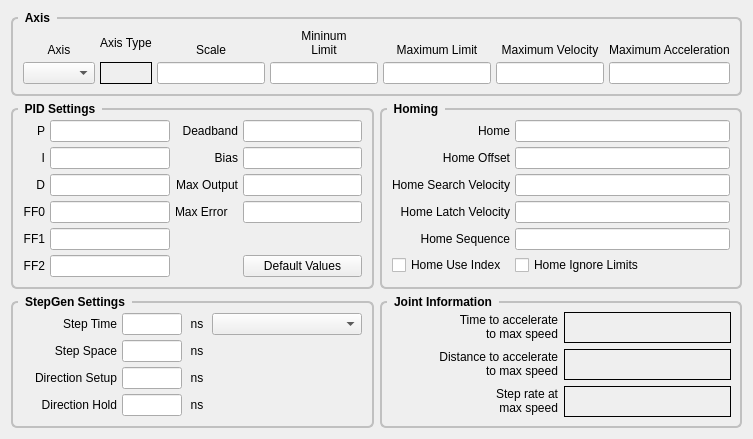
          <widget class="QWidget" name="joint0tab">
           <attribute name="title">
            <string>Joint 0</string>
           </attribute>
           <layout class="QGridLayout" name="gridLayout_2">
            <item row="0" column="0" colspan="2">
             <widget class="QGroupBox" name="jointAxisGroup_0">
              <property name="sizePolicy">
               <sizepolicy hsizetype="Preferred" vsizetype="Preferred">
                <horstretch>0</horstretch>
                <verstretch>0</verstretch>
               </sizepolicy>
              </property>
              <property name="styleSheet">
               <string notr="true">QGroupBox {
    font: bold;
    border: 2px solid silver;
    border-radius: 6px;
    margin-top: 6px;
}

QGroupBox::title {
    subcontrol-origin: margin;
    left: 7px;
    padding: 0px 5px 0px 5px;
}</string>
              </property>
              <property name="title">
               <string>Axis</string>
              </property>
              <layout class="QGridLayout" name="gridLayout_4">
               <property name="margin">
                <number>10</number>
               </property>
               <property name="spacing">
                <number>5</number>
               </property>
               <item row="1" column="1">
                <widget class="QLabel" name="axisType_0">
                 <property name="frameShape">
                  <enum>QFrame::Box</enum>
                 </property>
                 <property name="text">
                  <string/>
                 </property>
                </widget>
               </item>
               <item row="1" column="7">
                <widget class="QLineEdit" name="maxAccel_0">
                 <property name="alignment">
                  <set>Qt::AlignRight|Qt::AlignTrailing|Qt::AlignVCenter</set>
                 </property>
                </widget>
               </item>
               <item row="1" column="0">
                <widget class="QComboBox" name="axisCB_0"/>
               </item>
               <item row="0" column="4">
                <widget class="QLabel" name="label_62">
                 <property name="text">
                  <string>&lt;html&gt;&lt;head/&gt;&lt;body&gt;&lt;p&gt;Mininum&lt;br/&gt;Limit&lt;/p&gt;&lt;/body&gt;&lt;/html&gt;</string>
                 </property>
                 <property name="alignment">
                  <set>Qt::AlignBottom|Qt::AlignHCenter</set>
                 </property>
                 <property name="wordWrap">
                  <bool>true</bool>
                 </property>
                </widget>
               </item>
               <item row="0" column="0">
                <widget class="QLabel" name="label_43">
                 <property name="text">
                  <string>Axis</string>
                 </property>
                 <property name="alignment">
                  <set>Qt::AlignBottom|Qt::AlignHCenter</set>
                 </property>
                </widget>
               </item>
               <item row="1" column="4">
                <widget class="QLineEdit" name="minLimit_0">
                 <property name="alignment">
                  <set>Qt::AlignRight|Qt::AlignTrailing|Qt::AlignVCenter</set>
                 </property>
                </widget>
               </item>
               <item row="1" column="5">
                <widget class="QLineEdit" name="maxLimit_0">
                 <property name="alignment">
                  <set>Qt::AlignRight|Qt::AlignTrailing|Qt::AlignVCenter</set>
                 </property>
                </widget>
               </item>
               <item row="0" column="5">
                <widget class="QLabel" name="label_67">
                 <property name="text">
                  <string>Maximum Limit</string>
                 </property>
                 <property name="textFormat">
                  <enum>Qt::AutoText</enum>
                 </property>
                 <property name="alignment">
                  <set>Qt::AlignBottom|Qt::AlignHCenter</set>
                 </property>
                 <property name="wordWrap">
                  <bool>true</bool>
                 </property>
                </widget>
               </item>
               <item row="0" column="6">
                <widget class="QLabel" name="label_72">
                 <property name="text">
                  <string>Maximum Velocity</string>
                 </property>
                 <property name="alignment">
                  <set>Qt::AlignBottom|Qt::AlignHCenter</set>
                 </property>
                 <property name="wordWrap">
                  <bool>true</bool>
                 </property>
                </widget>
               </item>
               <item row="1" column="6">
                <widget class="QLineEdit" name="maxVelocity_0">
                 <property name="alignment">
                  <set>Qt::AlignRight|Qt::AlignTrailing|Qt::AlignVCenter</set>
                 </property>
                </widget>
               </item>
               <item row="0" column="2">
                <widget class="QLabel" name="label_45">
                 <property name="text">
                  <string>Scale</string>
                 </property>
                 <property name="alignment">
                  <set>Qt::AlignBottom|Qt::AlignHCenter</set>
                 </property>
                </widget>
               </item>
               <item row="0" column="7">
                <widget class="QLabel" name="label_73">
                 <property name="text">
                  <string>Maximum Acceleration</string>
                 </property>
                 <property name="alignment">
                  <set>Qt::AlignBottom|Qt::AlignHCenter</set>
                 </property>
                 <property name="wordWrap">
                  <bool>true</bool>
                 </property>
                </widget>
               </item>
               <item row="0" column="1">
                <widget class="QLabel" name="label_4">
                 <property name="text">
                  <string>Axis Type</string>
                 </property>
                </widget>
               </item>
               <item row="1" column="2">
                <widget class="QLineEdit" name="scale_0"/>
               </item>
              </layout>
             </widget>
            </item>
            <item row="1" column="0">
             <widget class="QGroupBox" name="groupBox_2">
              <property name="styleSheet">
               <string notr="true">QGroupBox {
    font: bold;
    border: 2px solid silver;
    border-radius: 6px;
    margin-top: 6px;
}

QGroupBox::title {
    subcontrol-origin: margin;
    left: 7px;
    padding: 0px 5px 0px 5px;
}</string>
              </property>
              <property name="title">
               <string>PID Settings</string>
              </property>
              <layout class="QGridLayout" name="gridLayout">
               <property name="margin">
                <number>10</number>
               </property>
               <property name="spacing">
                <number>5</number>
               </property>
               <item row="0" column="0">
                <widget class="QLabel" name="label_215">
                 <property name="text">
                  <string>P</string>
                 </property>
                 <property name="alignment">
                  <set>Qt::AlignRight|Qt::AlignTrailing|Qt::AlignVCenter</set>
                 </property>
                </widget>
               </item>
               <item row="0" column="1">
                <widget class="QLineEdit" name="p_0">
                 <property name="text">
                  <string/>
                 </property>
                 <property name="alignment">
                  <set>Qt::AlignRight|Qt::AlignTrailing|Qt::AlignVCenter</set>
                 </property>
                </widget>
               </item>
               <item row="0" column="2">
                <widget class="QLabel" name="label_214">
                 <property name="text">
                  <string>Deadband</string>
                 </property>
                 <property name="alignment">
                  <set>Qt::AlignRight|Qt::AlignTrailing|Qt::AlignVCenter</set>
                 </property>
                </widget>
               </item>
               <item row="0" column="3">
                <widget class="QLineEdit" name="deadband_0">
                 <property name="text">
                  <string/>
                 </property>
                 <property name="alignment">
                  <set>Qt::AlignRight|Qt::AlignTrailing|Qt::AlignVCenter</set>
                 </property>
                </widget>
               </item>
               <item row="1" column="0">
                <widget class="QLabel" name="label_216">
                 <property name="text">
                  <string>I</string>
                 </property>
                 <property name="alignment">
                  <set>Qt::AlignRight|Qt::AlignTrailing|Qt::AlignVCenter</set>
                 </property>
                </widget>
               </item>
               <item row="1" column="1">
                <widget class="QLineEdit" name="i_0">
                 <property name="text">
                  <string/>
                 </property>
                 <property name="alignment">
                  <set>Qt::AlignRight|Qt::AlignTrailing|Qt::AlignVCenter</set>
                 </property>
                </widget>
               </item>
               <item row="1" column="2">
                <widget class="QLabel" name="label_221">
                 <property name="text">
                  <string>Bias</string>
                 </property>
                 <property name="alignment">
                  <set>Qt::AlignRight|Qt::AlignTrailing|Qt::AlignVCenter</set>
                 </property>
                </widget>
               </item>
               <item row="1" column="3">
                <widget class="QLineEdit" name="bias_0">
                 <property name="text">
                  <string/>
                 </property>
                 <property name="alignment">
                  <set>Qt::AlignRight|Qt::AlignTrailing|Qt::AlignVCenter</set>
                 </property>
                </widget>
               </item>
               <item row="2" column="0">
                <widget class="QLabel" name="label_217">
                 <property name="text">
                  <string>D</string>
                 </property>
                 <property name="alignment">
                  <set>Qt::AlignRight|Qt::AlignTrailing|Qt::AlignVCenter</set>
                 </property>
                </widget>
               </item>
               <item row="2" column="1">
                <widget class="QLineEdit" name="d_0">
                 <property name="text">
                  <string/>
                 </property>
                 <property name="alignment">
                  <set>Qt::AlignRight|Qt::AlignTrailing|Qt::AlignVCenter</set>
                 </property>
                </widget>
               </item>
               <item row="2" column="2">
                <widget class="QLabel" name="label_222">
                 <property name="text">
                  <string>Max Output</string>
                 </property>
                 <property name="alignment">
                  <set>Qt::AlignRight|Qt::AlignTrailing|Qt::AlignVCenter</set>
                 </property>
                </widget>
               </item>
               <item row="2" column="3">
                <widget class="QLineEdit" name="maxOutput_0">
                 <property name="text">
                  <string/>
                 </property>
                 <property name="alignment">
                  <set>Qt::AlignRight|Qt::AlignTrailing|Qt::AlignVCenter</set>
                 </property>
                </widget>
               </item>
               <item row="3" column="0">
                <widget class="QLabel" name="label_218">
                 <property name="text">
                  <string>FF0</string>
                 </property>
                 <property name="alignment">
                  <set>Qt::AlignRight|Qt::AlignTrailing|Qt::AlignVCenter</set>
                 </property>
                </widget>
               </item>
               <item row="3" column="1">
                <widget class="QLineEdit" name="ff0_0">
                 <property name="text">
                  <string/>
                 </property>
                 <property name="alignment">
                  <set>Qt::AlignRight|Qt::AlignTrailing|Qt::AlignVCenter</set>
                 </property>
                </widget>
               </item>
               <item row="4" column="0">
                <widget class="QLabel" name="label_219">
                 <property name="text">
                  <string>FF1</string>
                 </property>
                 <property name="alignment">
                  <set>Qt::AlignRight|Qt::AlignTrailing|Qt::AlignVCenter</set>
                 </property>
                </widget>
               </item>
               <item row="4" column="1">
                <widget class="QLineEdit" name="ff1_0">
                 <property name="text">
                  <string/>
                 </property>
                 <property name="alignment">
                  <set>Qt::AlignRight|Qt::AlignTrailing|Qt::AlignVCenter</set>
                 </property>
                </widget>
               </item>
               <item row="5" column="0">
                <widget class="QLabel" name="label_220">
                 <property name="text">
                  <string>FF2</string>
                 </property>
                 <property name="alignment">
                  <set>Qt::AlignRight|Qt::AlignTrailing|Qt::AlignVCenter</set>
                 </property>
                </widget>
               </item>
               <item row="5" column="1">
                <widget class="QLineEdit" name="ff2_0">
                 <property name="text">
                  <string/>
                 </property>
                 <property name="alignment">
                  <set>Qt::AlignRight|Qt::AlignTrailing|Qt::AlignVCenter</set>
                 </property>
                </widget>
               </item>
               <item row="5" column="3">
                <widget class="QPushButton" name="pidDefault_0">
                 <property name="text">
                  <string>Default Values</string>
                 </property>
                </widget>
               </item>
               <item row="3" column="2">
                <widget class="QLabel" name="label_183">
                 <property name="text">
                  <string>Max Error</string>
                 </property>
                </widget>
               </item>
               <item row="3" column="3">
                <widget class="QLineEdit" name="maxError_0">
                 <property name="alignment">
                  <set>Qt::AlignRight|Qt::AlignTrailing|Qt::AlignVCenter</set>
                 </property>
                </widget>
               </item>
              </layout>
             </widget>
            </item>
            <item row="1" column="1">
             <widget class="QGroupBox" name="groupBox_3">
              <property name="styleSheet">
               <string notr="true">QGroupBox {
    font: bold;
    border: 2px solid silver;
    border-radius: 6px;
    margin-top: 6px;
}

QGroupBox::title {
    subcontrol-origin: margin;
    left: 7px;
    padding: 0px 5px 0px 5px;
}</string>
              </property>
              <property name="title">
               <string>Homing</string>
              </property>
              <layout class="QGridLayout" name="gridLayout_3">
               <property name="margin">
                <number>10</number>
               </property>
               <property name="spacing">
                <number>5</number>
               </property>
               <item row="0" column="0">
                <widget class="QLabel" name="label_82">
                 <property name="text">
                  <string>Home</string>
                 </property>
                 <property name="alignment">
                  <set>Qt::AlignRight|Qt::AlignTrailing|Qt::AlignVCenter</set>
                 </property>
                </widget>
               </item>
               <item row="0" column="1">
                <widget class="QLineEdit" name="home_0">
                 <property name="toolTip">
                  <string>&lt;html&gt;&lt;head/&gt;&lt;body&gt;&lt;p&gt;Home is usually set to 0&lt;/p&gt;&lt;/body&gt;&lt;/html&gt;</string>
                 </property>
                 <property name="alignment">
                  <set>Qt::AlignRight|Qt::AlignTrailing|Qt::AlignVCenter</set>
                 </property>
                </widget>
               </item>
               <item row="1" column="0">
                <widget class="QLabel" name="label_83">
                 <property name="text">
                  <string>Home Offset</string>
                 </property>
                 <property name="alignment">
                  <set>Qt::AlignRight|Qt::AlignTrailing|Qt::AlignVCenter</set>
                 </property>
                </widget>
               </item>
               <item row="1" column="1">
                <widget class="QLineEdit" name="homeOffset_0">
                 <property name="toolTip">
                  <string>&lt;html&gt;&lt;head/&gt;&lt;body&gt;&lt;p&gt;Home Offset can be used to back off of the home switch&lt;/p&gt;&lt;/body&gt;&lt;/html&gt;</string>
                 </property>
                 <property name="alignment">
                  <set>Qt::AlignRight|Qt::AlignTrailing|Qt::AlignVCenter</set>
                 </property>
                </widget>
               </item>
               <item row="2" column="0">
                <widget class="QLabel" name="label_84">
                 <property name="text">
                  <string>Home Search Velocity</string>
                 </property>
                 <property name="alignment">
                  <set>Qt::AlignRight|Qt::AlignTrailing|Qt::AlignVCenter</set>
                 </property>
                </widget>
               </item>
               <item row="2" column="1">
                <widget class="QLineEdit" name="homeSearchVel_0">
                 <property name="toolTip">
                  <string>&lt;html&gt;&lt;head/&gt;&lt;body&gt;&lt;p&gt;Search Velocity is in units per second&lt;/p&gt;&lt;/body&gt;&lt;/html&gt;</string>
                 </property>
                 <property name="alignment">
                  <set>Qt::AlignRight|Qt::AlignTrailing|Qt::AlignVCenter</set>
                 </property>
                </widget>
               </item>
               <item row="3" column="0">
                <widget class="QLabel" name="label_85">
                 <property name="text">
                  <string>Home Latch Velocity</string>
                 </property>
                 <property name="alignment">
                  <set>Qt::AlignRight|Qt::AlignTrailing|Qt::AlignVCenter</set>
                 </property>
                </widget>
               </item>
               <item row="3" column="1">
                <widget class="QLineEdit" name="homeLatchVel_0">
                 <property name="toolTip">
                  <string>&lt;html&gt;&lt;head/&gt;&lt;body&gt;&lt;p&gt;Latch Velocity is in user units per second&lt;br/&gt;usually set slower than Search Velocity&lt;/p&gt;&lt;/body&gt;&lt;/html&gt;</string>
                 </property>
                 <property name="alignment">
                  <set>Qt::AlignRight|Qt::AlignTrailing|Qt::AlignVCenter</set>
                 </property>
                </widget>
               </item>
               <item row="5" column="0">
                <widget class="QCheckBox" name="homeUseIndex_0">
                 <property name="text">
                  <string>Home Use Index</string>
                 </property>
                </widget>
               </item>
               <item row="5" column="1">
                <widget class="QCheckBox" name="homeIgnoreLimits_0">
                 <property name="text">
                  <string>Home Ignore Limits</string>
                 </property>
                </widget>
               </item>
               <item row="4" column="0">
                <widget class="QLabel" name="label_38">
                 <property name="text">
                  <string>Home Sequence</string>
                 </property>
                 <property name="alignment">
                  <set>Qt::AlignRight|Qt::AlignTrailing|Qt::AlignVCenter</set>
                 </property>
                </widget>
               </item>
               <item row="4" column="1">
                <widget class="QLineEdit" name="homeSequence_0">
                 <property name="toolTip">
                  <string>&lt;html&gt;&lt;head/&gt;&lt;body&gt;&lt;p&gt;Home sequences start at 0 and do not skip a number.&lt;/p&gt;&lt;p&gt;Multiple joint axis use a negative number.&lt;/p&gt;&lt;p&gt;Leave blank to home the joint manually.&lt;/p&gt;&lt;/body&gt;&lt;/html&gt;</string>
                 </property>
                </widget>
               </item>
              </layout>
             </widget>
            </item>
            <item row="2" column="0">
             <widget class="QGroupBox" name="groupBox_4">
              <property name="styleSheet">
               <string notr="true">QGroupBox {
    font: bold;
    border: 2px solid silver;
    border-radius: 6px;
    margin-top: 6px;
}

QGroupBox::title {
    subcontrol-origin: margin;
    left: 7px;
    padding: 0px 5px 0px 5px;
}</string>
              </property>
              <property name="title">
               <string>StepGen Settings</string>
              </property>
              <layout class="QGridLayout" name="gridLayout_5">
               <property name="margin">
                <number>10</number>
               </property>
               <property name="spacing">
                <number>5</number>
               </property>
               <item row="0" column="0">
                <widget class="QLabel" name="label_44">
                 <property name="text">
                  <string>Step Time</string>
                 </property>
                 <property name="alignment">
                  <set>Qt::AlignRight|Qt::AlignTrailing|Qt::AlignVCenter</set>
                 </property>
                </widget>
               </item>
               <item row="0" column="2">
                <widget class="QLabel" name="label_110">
                 <property name="minimumSize">
                  <size>
                   <width>20</width>
                   <height>0</height>
                  </size>
                 </property>
                 <property name="maximumSize">
                  <size>
                   <width>20</width>
                   <height>16777215</height>
                  </size>
                 </property>
                 <property name="text">
                  <string>ns</string>
                 </property>
                 <property name="alignment">
                  <set>Qt::AlignCenter</set>
                 </property>
                </widget>
               </item>
               <item row="1" column="0">
                <widget class="QLabel" name="label_47">
                 <property name="text">
                  <string>Step Space</string>
                 </property>
                 <property name="alignment">
                  <set>Qt::AlignRight|Qt::AlignTrailing|Qt::AlignVCenter</set>
                 </property>
                </widget>
               </item>
               <item row="1" column="2">
                <widget class="QLabel" name="label_102">
                 <property name="minimumSize">
                  <size>
                   <width>20</width>
                   <height>0</height>
                  </size>
                 </property>
                 <property name="maximumSize">
                  <size>
                   <width>20</width>
                   <height>16777215</height>
                  </size>
                 </property>
                 <property name="text">
                  <string>ns</string>
                 </property>
                 <property name="alignment">
                  <set>Qt::AlignCenter</set>
                 </property>
                </widget>
               </item>
               <item row="2" column="0">
                <widget class="QLabel" name="label_48">
                 <property name="text">
                  <string>Direction Setup</string>
                 </property>
                 <property name="alignment">
                  <set>Qt::AlignRight|Qt::AlignTrailing|Qt::AlignVCenter</set>
                 </property>
                </widget>
               </item>
               <item row="2" column="2">
                <widget class="QLabel" name="label_108">
                 <property name="minimumSize">
                  <size>
                   <width>20</width>
                   <height>0</height>
                  </size>
                 </property>
                 <property name="maximumSize">
                  <size>
                   <width>20</width>
                   <height>16777215</height>
                  </size>
                 </property>
                 <property name="text">
                  <string>ns</string>
                 </property>
                 <property name="alignment">
                  <set>Qt::AlignCenter</set>
                 </property>
                </widget>
               </item>
               <item row="3" column="0">
                <widget class="QLabel" name="label_49">
                 <property name="text">
                  <string>Direction Hold</string>
                 </property>
                 <property name="alignment">
                  <set>Qt::AlignRight|Qt::AlignTrailing|Qt::AlignVCenter</set>
                 </property>
                </widget>
               </item>
               <item row="3" column="2">
                <widget class="QLabel" name="label_109">
                 <property name="minimumSize">
                  <size>
                   <width>20</width>
                   <height>0</height>
                  </size>
                 </property>
                 <property name="maximumSize">
                  <size>
                   <width>20</width>
                   <height>16777215</height>
                  </size>
                 </property>
                 <property name="text">
                  <string>ns</string>
                 </property>
                 <property name="alignment">
                  <set>Qt::AlignCenter</set>
                 </property>
                </widget>
               </item>
               <item row="0" column="3">
                <widget class="QComboBox" name="driveCB_0">
                 <property name="sizePolicy">
                  <sizepolicy hsizetype="Preferred" vsizetype="Fixed">
                   <horstretch>0</horstretch>
                   <verstretch>0</verstretch>
                  </sizepolicy>
                 </property>
                 <property name="minimumSize">
                  <size>
                   <width>150</width>
                   <height>0</height>
                  </size>
                 </property>
                </widget>
               </item>
               <item row="2" column="1">
                <widget class="QLineEdit" name="dirSetup_0">
                 <property name="sizePolicy">
                  <sizepolicy hsizetype="Minimum" vsizetype="Fixed">
                   <horstretch>0</horstretch>
                   <verstretch>0</verstretch>
                  </sizepolicy>
                 </property>
                 <property name="minimumSize">
                  <size>
                   <width>0</width>
                   <height>0</height>
                  </size>
                 </property>
                 <property name="maximumSize">
                  <size>
                   <width>60</width>
                   <height>16777215</height>
                  </size>
                 </property>
                 <property name="text">
                  <string/>
                 </property>
                 <property name="alignment">
                  <set>Qt::AlignRight|Qt::AlignTrailing|Qt::AlignVCenter</set>
                 </property>
                </widget>
               </item>
               <item row="3" column="1">
                <widget class="QLineEdit" name="dirHold_0">
                 <property name="sizePolicy">
                  <sizepolicy hsizetype="Minimum" vsizetype="Fixed">
                   <horstretch>0</horstretch>
                   <verstretch>0</verstretch>
                  </sizepolicy>
                 </property>
                 <property name="minimumSize">
                  <size>
                   <width>0</width>
                   <height>0</height>
                  </size>
                 </property>
                 <property name="maximumSize">
                  <size>
                   <width>60</width>
                   <height>16777215</height>
                  </size>
                 </property>
                 <property name="text">
                  <string/>
                 </property>
                 <property name="alignment">
                  <set>Qt::AlignRight|Qt::AlignTrailing|Qt::AlignVCenter</set>
                 </property>
                </widget>
               </item>
               <item row="1" column="1">
                <widget class="QLineEdit" name="stepSpace_0">
                 <property name="sizePolicy">
                  <sizepolicy hsizetype="Minimum" vsizetype="Fixed">
                   <horstretch>0</horstretch>
                   <verstretch>0</verstretch>
                  </sizepolicy>
                 </property>
                 <property name="minimumSize">
                  <size>
                   <width>0</width>
                   <height>0</height>
                  </size>
                 </property>
                 <property name="maximumSize">
                  <size>
                   <width>60</width>
                   <height>16777215</height>
                  </size>
                 </property>
                 <property name="text">
                  <string/>
                 </property>
                 <property name="alignment">
                  <set>Qt::AlignRight|Qt::AlignTrailing|Qt::AlignVCenter</set>
                 </property>
                </widget>
               </item>
               <item row="0" column="1">
                <widget class="QLineEdit" name="stepTime_0">
                 <property name="sizePolicy">
                  <sizepolicy hsizetype="Minimum" vsizetype="Fixed">
                   <horstretch>0</horstretch>
                   <verstretch>0</verstretch>
                  </sizepolicy>
                 </property>
                 <property name="minimumSize">
                  <size>
                   <width>0</width>
                   <height>0</height>
                  </size>
                 </property>
                 <property name="maximumSize">
                  <size>
                   <width>60</width>
                   <height>16777215</height>
                  </size>
                 </property>
                 <property name="inputMask">
                  <string/>
                 </property>
                 <property name="text">
                  <string/>
                 </property>
                 <property name="alignment">
                  <set>Qt::AlignRight|Qt::AlignTrailing|Qt::AlignVCenter</set>
                 </property>
                </widget>
               </item>
              </layout>
             </widget>
            </item>
            <item row="2" column="1">
             <widget class="QGroupBox" name="gridGroupBox">
              <property name="styleSheet">
               <string notr="true">QGroupBox {
    font: bold;
    border: 2px solid silver;
    border-radius: 6px;
    margin-top: 6px;
}

QGroupBox::title {
    subcontrol-origin: margin;
    left: 7px;
    padding: 0px 5px 0px 5px;
}</string>
              </property>
              <property name="title">
               <string>Joint Information</string>
              </property>
              <layout class="QGridLayout" name="gridLayout_27">
               <item row="0" column="1">
                <widget class="QLabel" name="timeJoint_0">
                 <property name="frameShape">
                  <enum>QFrame::Box</enum>
                 </property>
                 <property name="text">
                  <string>&lt;html&gt;&lt;head/&gt;&lt;body&gt;&lt;p align=&quot;center&quot;&gt;&lt;br/&gt;&lt;/p&gt;&lt;/body&gt;&lt;/html&gt;</string>
                 </property>
                </widget>
               </item>
               <item row="0" column="0">
                <widget class="QLabel" name="label_181">
                 <property name="text">
                  <string>&lt;html&gt;&lt;head/&gt;&lt;body&gt;&lt;p align=&quot;right&quot;&gt;Time to accelerate&lt;br/&gt;to max speed&lt;/p&gt;&lt;/body&gt;&lt;/html&gt;</string>
                 </property>
                </widget>
               </item>
               <item row="1" column="0">
                <widget class="QLabel" name="label_182">
                 <property name="text">
                  <string>&lt;html&gt;&lt;head/&gt;&lt;body&gt;&lt;p align=&quot;right&quot;&gt;Distance to accelerate&lt;br/&gt;to max speed&lt;/p&gt;&lt;/body&gt;&lt;/html&gt;</string>
                 </property>
                </widget>
               </item>
               <item row="1" column="1">
                <widget class="QLabel" name="distanceJoint_0">
                 <property name="frameShape">
                  <enum>QFrame::Box</enum>
                 </property>
                 <property name="text">
                  <string>&lt;html&gt;&lt;head/&gt;&lt;body&gt;&lt;p align=&quot;center&quot;&gt;&lt;br/&gt;&lt;/p&gt;&lt;/body&gt;&lt;/html&gt;</string>
                 </property>
                </widget>
               </item>
               <item row="2" column="0">
                <widget class="QLabel" name="label_185">
                 <property name="text">
                  <string>&lt;html&gt;&lt;head/&gt;&lt;body&gt;&lt;p align=&quot;right&quot;&gt;Step rate at&lt;br/&gt;max speed&lt;/p&gt;&lt;/body&gt;&lt;/html&gt;</string>
                 </property>
                </widget>
               </item>
               <item row="2" column="1">
                <widget class="QLabel" name="stepRateJoint_0">
                 <property name="frameShape">
                  <enum>QFrame::Box</enum>
                 </property>
                 <property name="text">
                  <string>&lt;html&gt;&lt;head/&gt;&lt;body&gt;&lt;p align=&quot;center&quot;&gt;&lt;br/&gt;&lt;/p&gt;&lt;/body&gt;&lt;/html&gt;</string>
                 </property>
                </widget>
               </item>
              </layout>
             </widget>
            </item>
           </layout>
          </widget>
